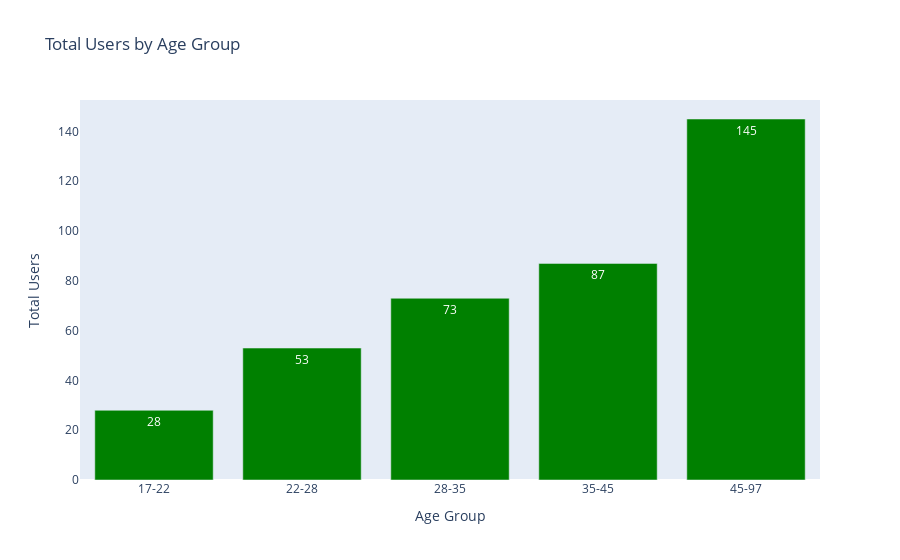

The notebook cell saved with this chart:
### Markdown cell above
#### By Age Metrics Chart

### Code cell
users_metric_by_age = users_metric_by_age.sort_values(by='nm_age_bin', ascending=True).round(2)

fig = px.bar(users_metric_by_age, 
             x='nm_age_bin', 
             y='unique_gt_users',
             title='Total Users by Age Group',
             labels={'total_claimed_wealth_usd': 'Total Claimed Wealth (USD)', 'nm_age_bin': 'Age Group'},
             text='unique_gt_users',
             color_discrete_sequence=['green'])
fig.update_layout(yaxis=dict(title='Total Users', side='left', showgrid=False))

fig.show()

### Figure 1 — Plotly figure (JSON) as saved in the notebook; plotly's stock layout.template omitted (floating-point values rounded to 4 significant figures)
{"data": [{"alignmentgroup": "True", "hovertemplate": "Age Group=%{x}<br>unique_gt_users=%{text}<extra></extra>", "legendgroup": "", "marker": {"color": "green", "pattern": {"shape": ""}}, "name": "", "offsetgroup": "", "orientation": "v", "showlegend": false, "text": [28, 53, 73, 87, 145], "textposition": "auto", "type": "bar", "x": ["17-22", "22-28", "28-35", "35-45", "45-97"], "xaxis": "x", "y": [28, 53, 73, 87, 145], "yaxis": "y"}], "layout": {"barmode": "relative", "legend": {"tracegroupgap": 0}, "title": {"text": "Total Users by Age Group"}, "xaxis": {"anchor": "y", "domain": [0, 1], "title": {"text": "Age Group"}}, "yaxis": {"anchor": "x", "domain": [0, 1], "showgrid": false, "side": "left", "title": {"text": "Total Users"}}}}
